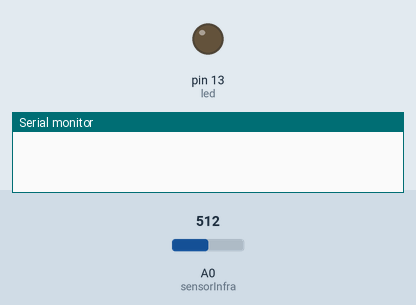
Recording of a sketch running on a simulated Arduino Uno, built with avr-gcc and run on an emulated ATmega328P. Parts: output pins drawn as LEDs (lit = HIGH), the last lines printed to the serial monitor. The inputs (shaded band) are chosen by the test bench; at power-on: A0 (sensorInfra) = 512.

Above: at 0.1 s.
At 7.0 s:
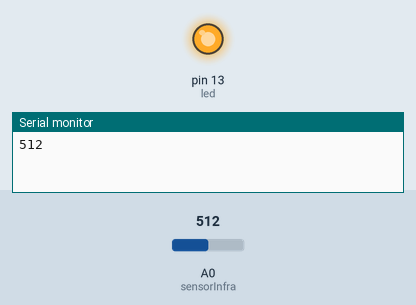
Timing chart, 0 to 13.5 s (numbered marks = the images above):
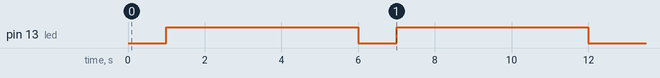

The sketch:

miercoles3.ino
```cpp
// miercoles3.ino

// led conectado ao pino 13
#define led 13
// TIL78 conetado a entrada analog. 0
#define sensorInfra A0
// variaveis de controle
int valMin = 1023, valMax = 0;

void setup() {
    // inicializa a comunicacao serial
    Serial.begin(9600);
    // led como saida
    pinMode(led, OUTPUT);
    // aguarda 1s e acende o led
    delay(1000);
    digitalWrite(led, HIGH);

    // armazena o tempo desde o ultimo reset
    unsigned long tempo = millis();

    // calibracao durante 5s
    while((millis() - tempo) < 5000){
        // armazena o valor do sensor
        int leitura = analogRead(sensorInfra);
        // armazena o maior valor lido
        if(leitura > valMax){
            valMax = leitura;
            Serial.println(valMax);
        }
    }

    // apaga o led e aguarda 1s
    digitalWrite(led, LOW);
    delay(1000);
    // indica uma nova medicao
    digitalWrite(led, HIGH);

    // armazena o tempo desde o ultimo reset
    tempo = millis();

    // calibracao durante 5s
    while((millis() - tempo) < 5000){
        // armazena o valor do sensor
        int leitura = analogRead(sensorInfra);
        // armazena o menor valor lido
        if(leitura < valMin){
            valMin = leitura;
            Serial.println(valMin);
        }
    }

    // apaga o led
    digitalWrite(led, LOW);
    // imprime os extremos
    Serial.print("min: ");
    Serial.print(valMin);
    Serial.print(", max: ");
    Serial.println(valMax);

    delay(1000);

}

void loop() {
    // Serial.println(analogRead(sensorInfra));

    // se a leitura atual for menor que o valor minimo somado a 30% da diferenca entre o maximo e o minimo
    if(analogRead(sensorInfra) < (valMin + (valMax - valMin) * 0.30)){
        // acende o led
        digitalWrite(led, HIGH);
    }else{
        // senao, apaga o led
        digitalWrite(led, LOW);
    }
}
```
